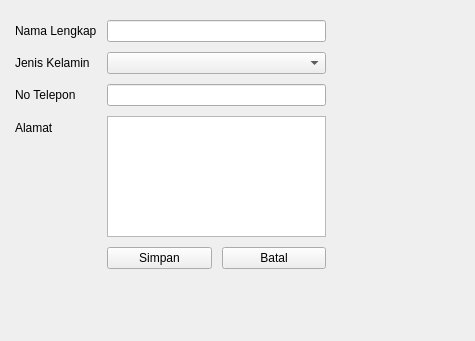
<?xml version="1.0" encoding="UTF-8"?>
<ui version="4.0">
 <class>Form</class>
 <widget class="QWidget" name="Form">
  <property name="geometry">
   <rect>
    <x>0</x>
    <y>0</y>
    <width>475</width>
    <height>341</height>
   </rect>
  </property>
  <property name="windowTitle">
   <string>Data Karyawan - Ubah</string>
  </property>
  <widget class="QWidget" name="formLayoutWidget">
   <property name="geometry">
    <rect>
     <x>0</x>
     <y>0</y>
     <width>341</width>
     <height>289</height>
    </rect>
   </property>
   <layout class="QFormLayout" name="formLayout">
    <property name="horizontalSpacing">
     <number>10</number>
    </property>
    <property name="verticalSpacing">
     <number>10</number>
    </property>
    <property name="leftMargin">
     <number>15</number>
    </property>
    <property name="topMargin">
     <number>20</number>
    </property>
    <property name="rightMargin">
     <number>15</number>
    </property>
    <property name="bottomMargin">
     <number>20</number>
    </property>
    <item row="0" column="0">
     <widget class="QLabel" name="namaLengkapLabel">
      <property name="text">
       <string>Nama Lengkap</string>
      </property>
     </widget>
    </item>
    <item row="0" column="1">
     <widget class="QLineEdit" name="namaLengkapLineEdit"/>
    </item>
    <item row="1" column="0">
     <widget class="QLabel" name="jenisKelaminLabel">
      <property name="text">
       <string>Jenis Kelamin</string>
      </property>
     </widget>
    </item>
    <item row="1" column="1">
     <widget class="QComboBox" name="jenisKelaminComboBox"/>
    </item>
    <item row="2" column="0">
     <widget class="QLabel" name="noTeleponLabel">
      <property name="text">
       <string>No Telepon</string>
      </property>
     </widget>
    </item>
    <item row="2" column="1">
     <widget class="QLineEdit" name="noTeleponLineEdit"/>
    </item>
    <item row="3" column="0">
     <widget class="QLabel" name="alamatLabel">
      <property name="text">
       <string>Alamat</string>
      </property>
     </widget>
    </item>
    <item row="3" column="1">
     <widget class="QTextEdit" name="alamatEdit"/>
    </item>
    <item row="4" column="1">
     <layout class="QHBoxLayout" name="horizontalLayout_2">
      <item>
       <widget class="QPushButton" name="simpanButton">
        <property name="text">
         <string>Simpan</string>
        </property>
       </widget>
      </item>
      <item>
       <widget class="QPushButton" name="batalButton">
        <property name="text">
         <string>Batal</string>
        </property>
       </widget>
      </item>
     </layout>
    </item>
   </layout>
  </widget>
 </widget>
 <resources/>
 <connections/>
</ui>
